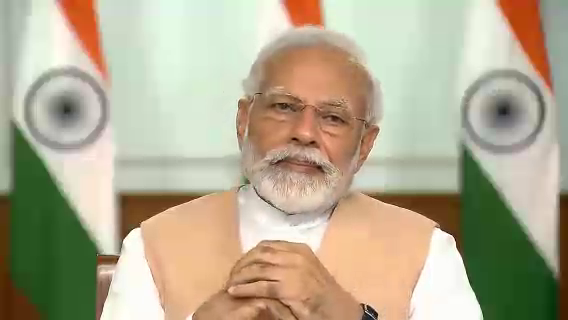
#> input picture frame 77 of code/images/testing/modi.mp4, 568 x 320 px
$ python video_face_detection_haar.py
#> lines starting #> are read from the running program, lines starting #| are printed output that depends on the picture; after the words box and inside, x2 and y2 are one past the last pixel; in counts of white or black regions, pixels touching at a corner belong together
# -*- coding: utf-8 -*-
"""
@author: abhilash
"""

#importing the required libraries
import cv2

#capture the video from default camera
webcam_video_stream = cv2.VideoCapture('images/testing/modi.mp4')

#load pre harr classifier model
face_detection_classifier = cv2.CascadeClassifier("models/haarcascade_frontalface_default.xml")

#initialize the array variable to hold all face locations in the frame
all_face_locations = []

#loop through every frame in the video
while True:
    #get the current frame from the video stream as an image
    ret,current_frame = webcam_video_stream.read()
#> current_frame is the input picture: shape (320, 568, 3); mean B, G, R 145.7, 171.6, 180.1

    #resize the current frame to 1/4 size to proces faster
    current_frame_small = cv2.resize(current_frame,(0,0),fx=0.25,fy=0.25)
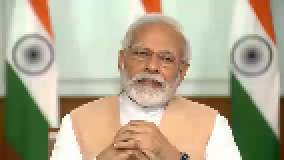
#> current_frame_small: shape (80, 142, 3) (shown 2 times larger); mean B, G, R 145.8, 171.7, 180.1

    #detect all faces in the image using the haar classifiar
    all_face_locations = face_detection_classifier.detectMultiScale(current_frame_small)
#> all_face_locations = [[59, 15, 34, 34]]


    #looping through the face locations
    for index,current_face_location in enumerate(all_face_locations):

        #splitting the tuple to get the four position values of current face
        x, y, width, height = current_face_location

        left_pos, top_pos = x,y
        right_pos, bottom_pos = x+width, y+height

        #change the position maginitude to fit the actual size video frame
        top_pos = top_pos*4
        right_pos = right_pos*4
        bottom_pos = bottom_pos*4
        left_pos = left_pos*4

        #printing the location of current face
        print('Found face {} at top:{},right:{},bottom:{},left:{}'.format(index+1,top_pos,right_pos,bottom_pos,left_pos))

        #draw rectangle around the face detected
        cv2.rectangle(current_frame,(left_pos,top_pos),(right_pos,bottom_pos),(0,0,255),2)
#> this loop made 1 pass
#> (x, y, width, height, left_pos, top_pos, right_pos, bottom_pos) on pass 1: (59, 15, 34, 34, 236, 60, 372, 196)
#| Found face 1 at top:60,right:372,bottom:196,left:236
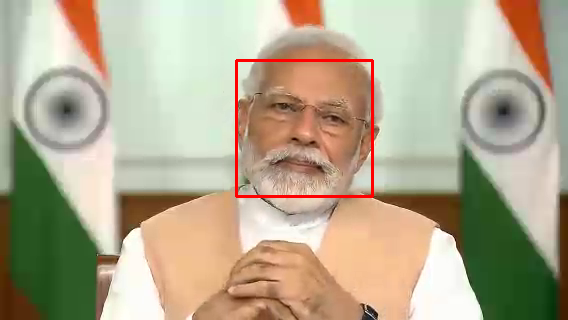
#> current_frame: shape (320, 568, 3); 0.9% of pixels changed, all inside (x1, y1, x2, y2) = (235, 59, 374, 198)
    #showing the current face with rectangle drawn
    cv2.imshow("Webcam Video",current_frame)

    if cv2.waitKey(1) & 0xFF == ord('q'):
#> (key q is pressed here)
        break

#release the stream and cam
#close all opencv windows open
webcam_video_stream.release()
cv2.destroyAllWindows()

$ run again, starting later in the video
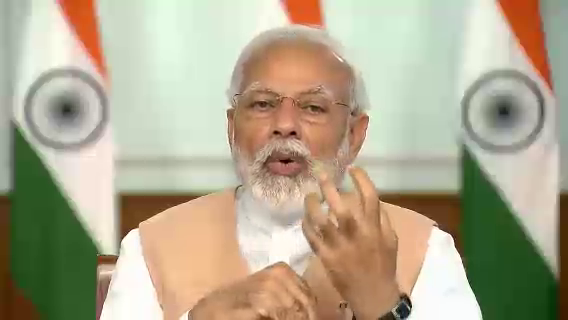
#> input picture frame 348 of code/images/testing/modi.mp4, 568 x 320 px
#> current_frame is the input picture: shape (320, 568, 3); mean B, G, R 143.7, 169, 177.3
#> `current_frame_small = cv2.resize(current_frame,(0,0),fx=0.25,fy=0.25)`:
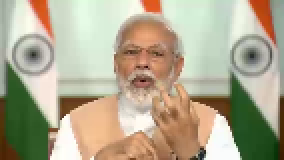
#> current_frame_small: shape (80, 142, 3) (shown 2 times larger); mean B, G, R 143.8, 169.1, 177.4
#> all_face_locations = [[55, 14, 33, 33]]
#> the loop `for index,current_face_location in enumerate(all_face_locations):` made 1 pass
#> (x, y, width, height, left_pos, top_pos, right_pos, bottom_pos) on pass 1: (55, 14, 33, 33, 220, 56, 352, 188)
#> (printed output is left out)
#> after the loop `for index,current_face_location in enumerate(all_face_locations):`:
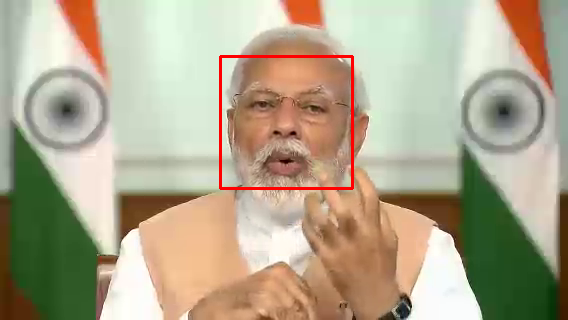
#> current_frame: shape (320, 568, 3); 0.87% of pixels changed, all inside (x1, y1, x2, y2) = (219, 55, 354, 190)

$ run again, starting later in the video
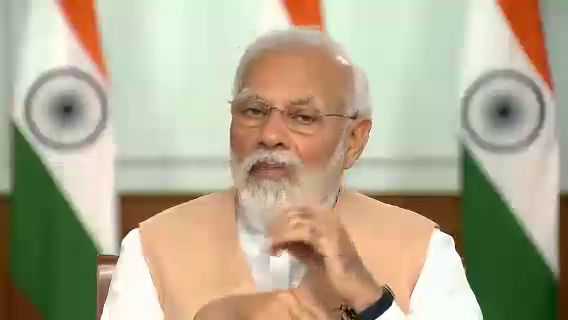
#> input picture frame 619 of code/images/testing/modi.mp4, 568 x 320 px
#> current_frame is the input picture: shape (320, 568, 3); mean B, G, R 143.9, 169.8, 178.1
#> `current_frame_small = cv2.resize(current_frame,(0,0),fx=0.25,fy=0.25)`:
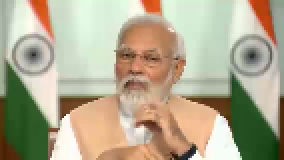
#> current_frame_small: shape (80, 142, 3) (shown 2 times larger); mean B, G, R 144.1, 170, 178.3
#> all_face_locations = [[52, 16, 33, 33]]
#> the loop `for index,current_face_location in enumerate(all_face_locations):` made 1 pass
#> (x, y, width, height, left_pos, top_pos, right_pos, bottom_pos) on pass 1: (52, 16, 33, 33, 208, 64, 340, 196)
#> (printed output is left out)
#> after the loop `for index,current_face_location in enumerate(all_face_locations):`:
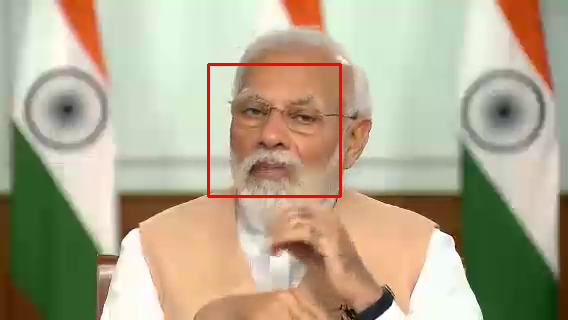
#> current_frame: shape (320, 568, 3); 0.87% of pixels changed, all inside (x1, y1, x2, y2) = (207, 63, 342, 198)
